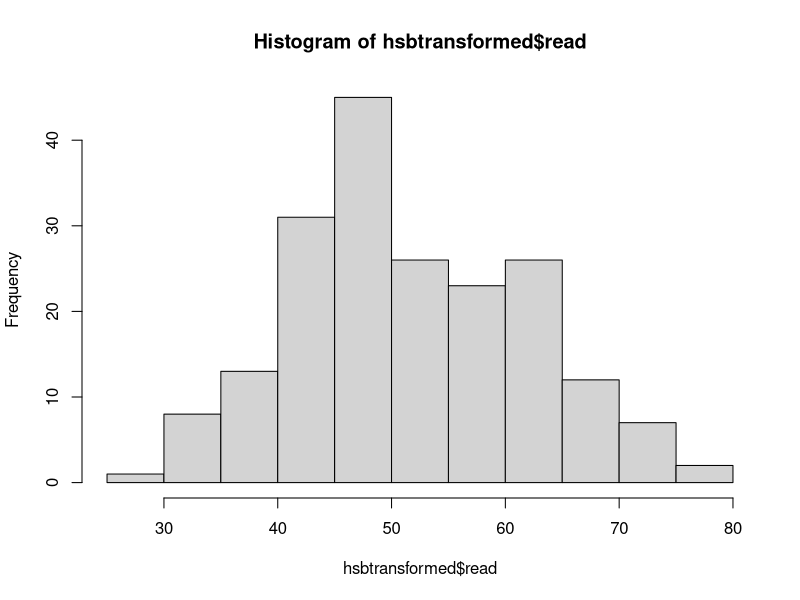
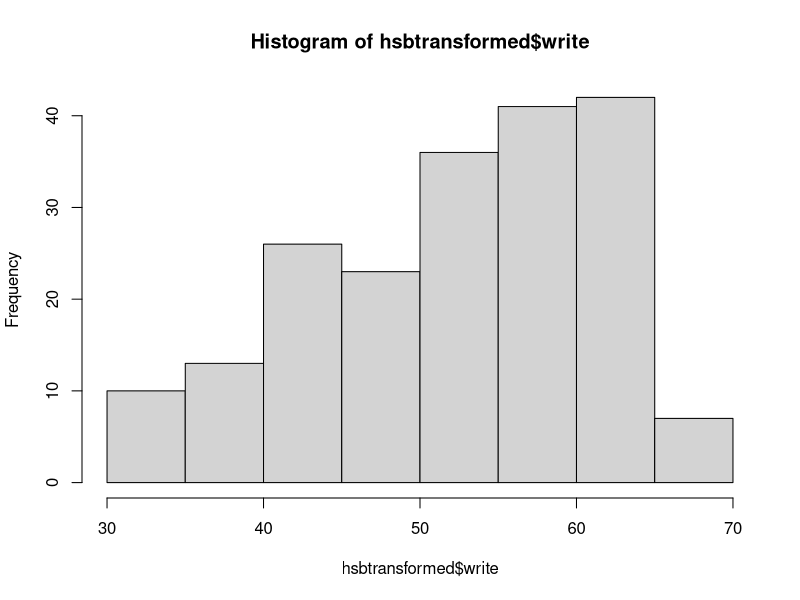
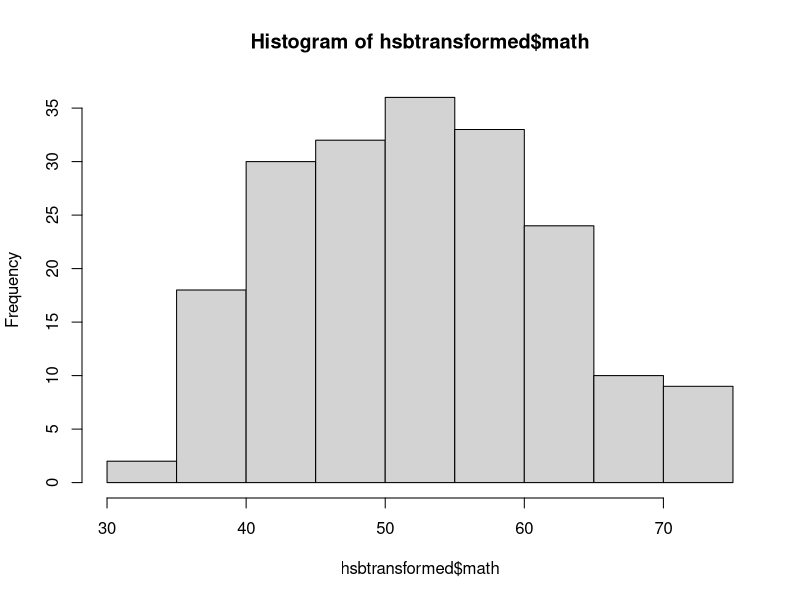
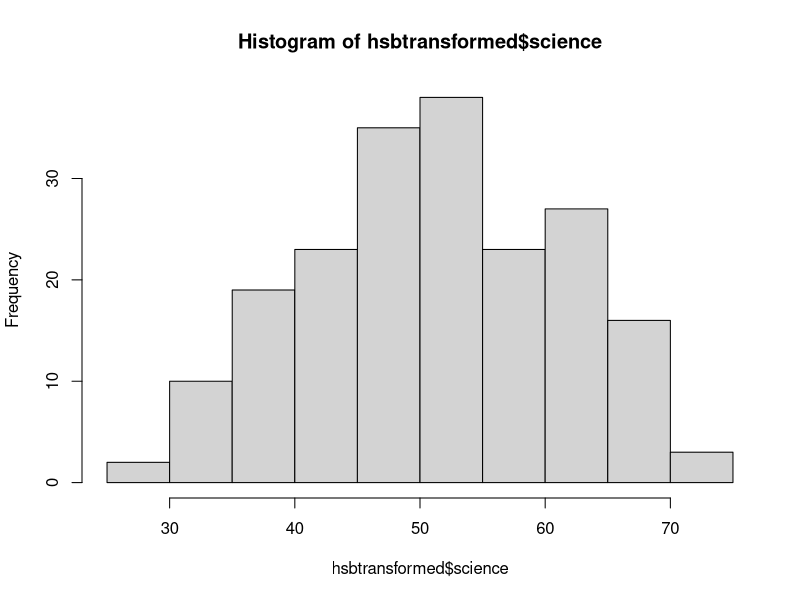
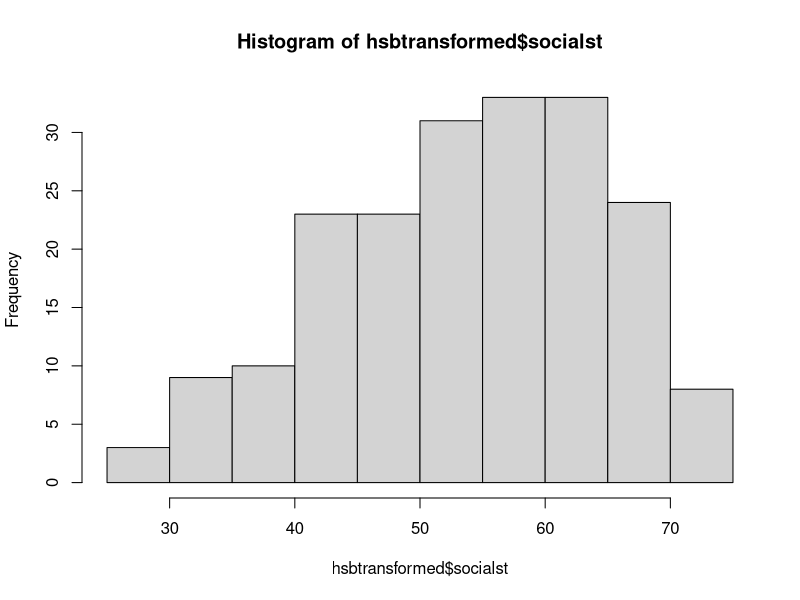
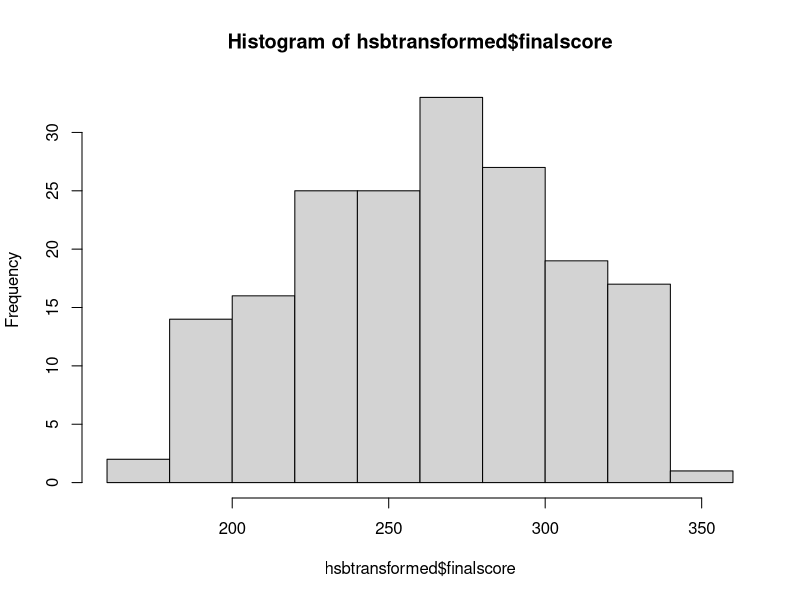

Recreate these plots in R, in order.
# Ed Analytics Microcredential Answer Key
# Module 3-1 Descriptive Statistics

# load the tidyverse and psych packages
# Note you need to install the packages first, if you haven't done so please 
# see this video: https://www.youtube.com/watch?v=8m2X9AVtVCg 
library(tidyverse)
library(psych)

# read in the data
hsb <- read_csv("data/hsb.csv")

# Use describe function to get the summary statistics for the data
describe(hsb)

# Notes about the data: 
# The data set contains 200 observations and 11 variables.
# The variables in the dataset include id, gender, race ses, schtyp, prog, read, 
# write, math, science, socst 
# gender, race, ses, schtype, prog has * beside their names to indicate they are
# not numeric variables (they are factors or categorical variables)
# The average/mean reading score (read) is 59.70

# The names of the variables in the dataset are
# Note: additional information on each variable is provided:
# id = A unique identification number for each student
# gender = student's biological gender coded as "female" or "male"
# race = student's race/ethnicity coded as "african american", "asian", "hispanic", "IDK (I don't know)", "white"
# ses = social economic status coded as "low", "middle", "high"
# schtyp = type of high school coded as "public" or "private"
# prog = type of academic program coded as "academic", "genderal", "vocational"
# read = standardized measure of reading ability 
# write = standardized measure of writing ability 
# math = standardized measure of mathematics ability 
# science = standardized measure of science ability 
# socst = standardized measure of social studies ability 


# Covert variables to factors
hsb$gender <- as.factor(hsb$gender)
hsb$race <- as.factor(hsb$race)
hsb$schtyp <- as.factor(hsb$schtyp)
hsb$prog <- as.factor(hsb$prog)

# set orders for ses levels
hsb$ses <- factor(hsb$ses, levels = c("low", "middle", "high"), ordered = TRUE)

# check internal structure to ensure changes were made
str(hsb)

# rename variables and save to new dataframe
hsbclean <- hsb |> rename(schooltype = schtyp,
                      program = prog,
                      socialst = socst)

# How much missing data is in the data set?

# We can use the describe function from the psych package to get a summary of
# missing data in the dataset including the amount of missing data for each
# variable
describe(hsbclean)

# We can also check the number of missing values for each variable using
colSums(is.na(hsbclean))

# No data are missing in the dataset except for Race which has 4 values missing

# Check to ensure all variables that should be factors are factors (if not, make them factors)
str(hsbclean)

# Perform the following data cleaning tasks:
# Recode the value ‘academic’ in the program variable to ‘advanced’
table(hsbclean$program)

hsbclean$program <- recode(hsbclean$program, "academic" = "advanced")

table(hsbclean$program)

# Recode all values in race as “IDK” as NA
table(hsbclean$race, useNA = "ifany")

hsbclean$race <- na_if(hsbclean$race, "IDK")

table(hsbclean$race, useNA = "ifany")

# Recode values to NA if values are greater than 100 for the academic scores variables
describe(hsbclean)

hsbclean <- hsbclean |> mutate(read = ifelse(read > 100, NA, read),
                               write = ifelse(write > 100, NA, write),
                               math = ifelse(math > 100, NA, math),
                               science = ifelse(science > 100, NA, science),
                               socialst = ifelse(socialst > 100, NA, socialst))
                                

describe(hsbclean)

# Create new variables
# Create a new variable called ‘finalscore’ that sums the read, write, math, science, socst variables for each student
# 2 options to create the final score variable

# Option 1 using summing across variables
hsbclean$finalscore <- hsbclean$read + hsbclean$write + hsbclean$math + hsbclean$science + hsbclean$socialst

# Option 2 using rowSums
hsbclean$finalscore_option2 <- rowSums(select(hsbclean, read, write, math, science, socialst), na.rm = FALSE)


# Perform basic data transformations
# How many Hispanic females are enrolled in public schools?
# There are 8 Hispanic females enrolled in public schools. 
hsbclean |> filter(race == "hispanic" & gender == "female") |> count(schooltype)

table(hsbclean$race, hsbclean$gender, hsbclean$schooltype)

# How many Hispanic females are enrolled in private schools?
# There are 2 Hispanic females enrolled in private schools. Using the same syntax as above

# What’s the difference in the science scores for Hispanic females enrolled in
# public schools vs. Hispanic females enrolled in private schools?

# The average science score for Hispanic females at private schools is 52.5 and
# 43.5 at public schools. The difference is 9 points.

hsbclean |> 
  filter(race == "hispanic" & gender == "female") |> 
  group_by(schooltype) |>
  summarise(mean_science = mean(science, na.rm = TRUE), n = n())

# Create a new data frame called hsbprivate which contains observations of
# students who attend private schools
hsbprivate <- hsbclean |> filter(schooltype == "private")


# Save your data as a new data frame called hsbtransformed
hsbtransformed <- hsbclean

# Load hsb_future data
hsb_future <- read_csv("data/hsb_future.csv")

# Merge hsbtransformed and hsb_future data
hsb_join <- left_join(hsbtransformed, hsb_future, by = "id") 

# Create a long dataseta new column called test and listing all the different
# test subjects under this column (e.g., read, write, etc.) and creating a new
# column called testscore and listing the associated test score for each of
# these tests.
hsb_long <- pivot_longer(hsb_join, cols = c(read, write, math, science, socialst), 
                         names_to = "test", values_to = "testscore")

#### NEW CODE BELOW ####

# Generate descriptive statistics for each variable in the hsbtransformed dataset.
describe(hsbtransformed)
summary(hsbtransformed)

# Please list the level of measurement for each variable (e.g., nominal, ordinal, interval, ratio) and your justification.
# id is nominal because it is a unique identifier for each student
# gender, ses, race, program, and schooltype are nominal variables because they are all categorical (or factor) variables
# ses is ordinal because it is a categorical variable with an order (low < middle < high)
# read, write, math, science, socialst and final score are interval variables becuase they are continous but do not have a true zero point (i.e., does a 0 for reading score mean someone has no reading ability?)

# Please list and report the appropriate central tendency measure for each variable and your justification.
# id - none
# gender, ses, race, program, and schooltype - mode because they are categorical variables
# read, write, math, science, socialst and final score - mean or median because they are interval variables (depending on the level of skewness, check histograms to be sure)
hist(hsbtransformed$read) 
hist(hsbtransformed$write) 
hist(hsbtransformed$math)
hist(hsbtransformed$science)
hist(hsbtransformed$socialst)
hist(hsbtransformed$finalscore)


# Report the skewness and kurtosis for each variable.
describe(hsbtransformed)

# Please pick three variables and generate a frequency table for each of these
# variables. Is there anything interesting based on these frequency tables?
table(hsbtransformed$gender)
table(hsbtransformed$program)
table(hsbtransformed$math)
# Notice how tables are less useful with interval/ratio data

# What do you find interesting or curious about the statistics generated from
# this dataset?
# Answers will vary. 